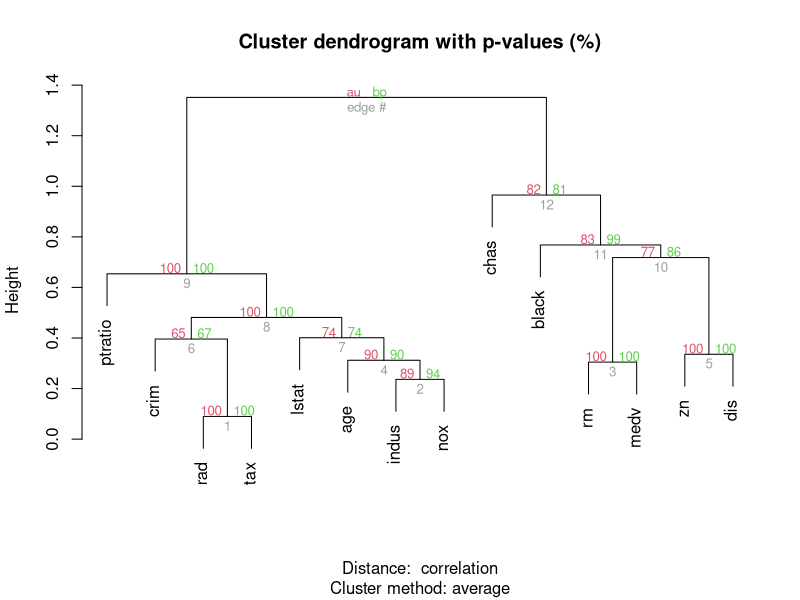

This figure's R source: (Note: this script raises an error after producing the figure.)
## ---- chunk 1
library(markdown)

library(knitr)
knitr::opts_chunk$set(
    error = FALSE,
    tidy  = FALSE,
    message = FALSE,
    fig.align = "center",
    fig.width = 5,
    fig.height = 5)
options(markdown.HTML.stylesheet = "custom.css")

options(width = 100)
## ---- chunk 2
library(ComplexHeatmap)

library(MASS)
library(pvclust)
data(Boston)
boston.pv <- pvclust(Boston, nboot=100)
plot(boston.pv)
## ---- chunk 3
Boston_scaled = apply(Boston, 2, scale)
Heatmap(Boston_scaled, cluster_columns = boston.pv$hclust, heatmap_legend_title = "Boston")
## ---- chunk 4
library(circlize)
mat = matrix(rnorm(100), 10)
ha = HeatmapAnnotation(df = data.frame(value = runif(10)), 
	col = list(value = colorRamp2(c(0, 1), c("white", "red"))),
	color_bar = "continuous")
Heatmap(mat, heatmap_legend_title = "mat", heatmap_legend_color_bar = "continuous", 
	top_annotation = ha)
## ---- chunk 5
heatmap(mat, col = topo.colors(50))
## ---- chunk 6
Heatmap(mat, col = topo.colors(50), row_hclust_width = unit(2, "cm"), 
    column_hclust_height = unit(2, "cm"))
